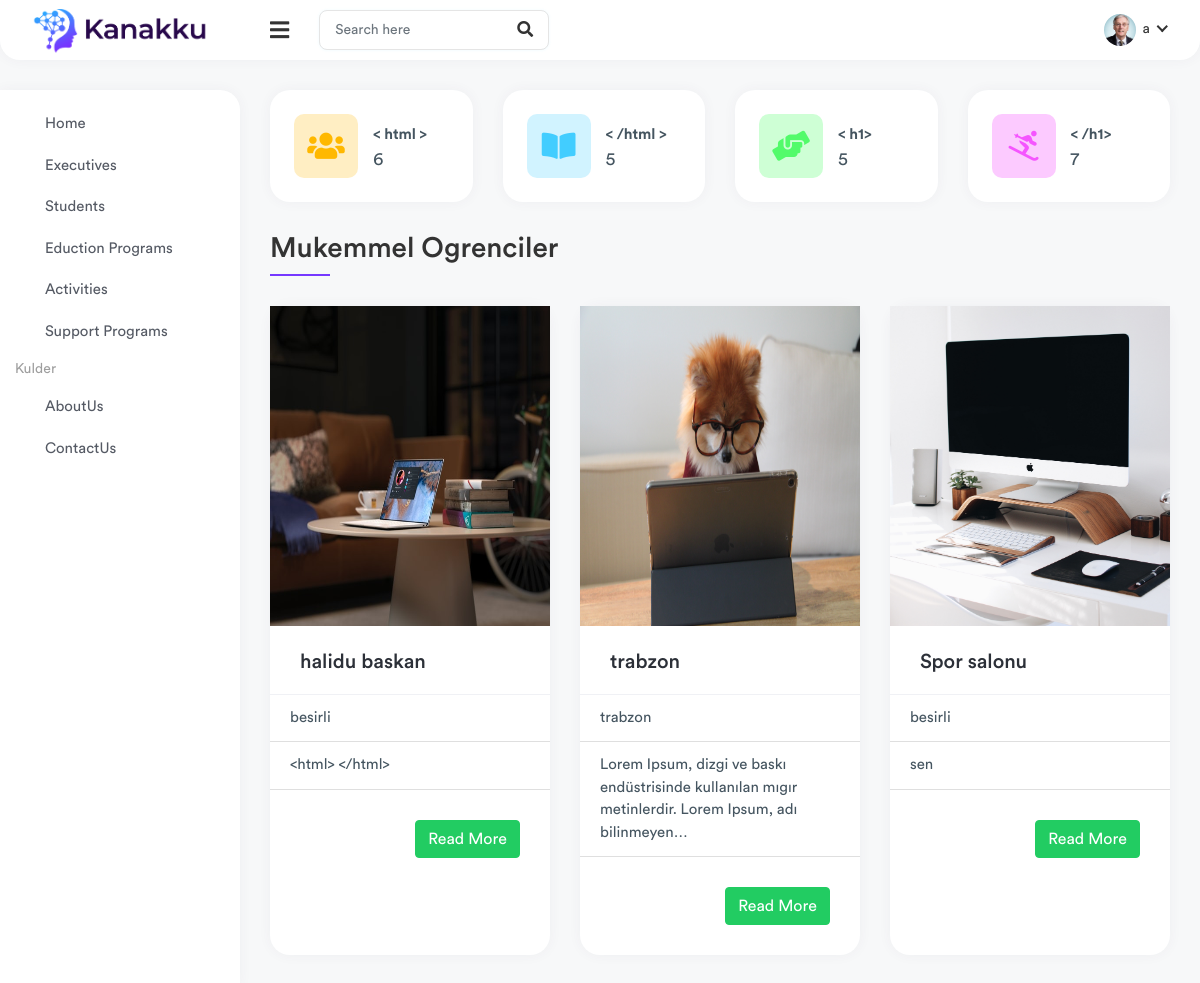
The app's page / (signed in) with its own data.
### Kulder/models.py (models this page shows, shortened)
class Activity(models.Model):
    title                        = models.CharField(max_length=250)
    slug                         = models.SlugField(allow_unicode=True, unique=True)
    description                  = models.TextField(null=True, blank=True)
    image                        = models.ImageField(upload_to='activities', blank=True, null=True)
    date_of_activity             = models.DateTimeField(auto_now=False)
    location                     = models.CharField(max_length=200)
    participants                 = models.ManyToManyField(Student, blank=True)

### Kulder/views.py (the view)
# urls.py: path('', home, name='home'),
def home(request):
    students = Student.objects.all()
    lessons = Lesson.objects.all()
    supports = Support_for_Students.objects.all()
    activities = Activity.objects.all()
    close_html = arafat.count('</html>')
    open_html = arafat.count('<html>')
    close_h1 = arafat.count('</h1>')
    open_h1 = arafat.count('<h1>')
    selected_students = []
    selected_activities = []
    while len(selected_students) < 3:
        student = random.choice(students)
        if student not in selected_students:
            selected_students.append(student)
    while len(selected_activities) < 3:
        activity = random.choice(activities)
        if activity not in selected_activities:
            selected_activities.append(activity)
    context = {
        'students': students,
        'selected_students': selected_students,
        'selected_activities': selected_activities,
        'lessons': lessons,
        'suppprts': supports,
        'activities': activities,
        'close_html': close_html,
        'open_html': open_html,
        'close_h1': close_h1,
        'open_h1': open_h1,
    }
    return render(request, 'home.html', context)

### Kulder/templates/home.html (shortened to what this page needs)
{% load static %}
<!DOCTYPE html>
<html lang="en">
<head>
		<link rel="stylesheet" href="{% static 'assets/css/bootstrap.min.css' %}">
		<link rel="stylesheet" href="{% static 'assets/plugins/fontawesome/css/fontawesome.min.css' %}">
		<link rel="stylesheet" href="{% static 'assets/plugins/fontawesome/css/all.min.css' %}">
		<link rel="stylesheet" href="{% static 'assets/css/style.css' %}">
	</head>
	<body>
		<div class="main-wrapper">
			<div class="header">
				<div class="header-left">
					<a href="home.html" class="logo">
						<img src="{% static 'assets/img/logo.png' %}">
					</a>
				</div>
				<a href="javascript:void(0);" id="toggle_btn">
					<i class="fas fa-bars"></i>
				</a>
				<div class="top-nav-search">
					<form>
						<input type="text" class="form-control" placeholder="Search here">
						<button class="btn" type="submit"><i class="fas fa-search"></i></button>
					</form>
				</div>
				<ul class="nav user-menu">
					<li class="nav-item dropdown has-arrow main-drop">
						<a href="#" class="dropdown-toggle nav-link" data-toggle="dropdown">
							<span class="user-img">
								<img src="{% static 'assets/img/profiles/avatar-01.jpg' %}">
							</span>
							<span>{{ request.user.username }}</span>
						</a>
					</li>
				</ul>
			</div>
			<div class="sidebar" id="sidebar">
				<div class="sidebar-inner slimscroll">
					<div id="sidebar-menu" class="sidebar-menu">
						<ul>
							<li>
								<a href="{% url 'home' %}"> <span>Home</span></a>
							</li>
							<li>
								<a href="{% url 'executives' %}"> <span>Executives</span></a>
							</li>
							<li>
								<a href="{% url 'students' %}"> <span>Students</span></a>
							</li>
							<li>
								<a href="{% url 'lessons' %}"> <span>Eduction Programs</span></a>
							</li>
                            <li>
								<a href="{% url 'activities' %}"> <span>Activities</span></a>
							</li>
							<li>
								<a href="{% url 'support-programs' %}"> <span>Support Programs</span></a>
							</li>
							<li class="menu-title">
								<span>Kulder</span>
							</li>
							<li>
								<a href="{% url 'aboutus' %}"> <span>AboutUs</span></a>
							</li>
                            <li>
								<a href="{% url 'contactus' %}"> <span>ContactUs</span></a>
							</li>
						</ul>
					</div>
				</div>
			</div>
			<div class="page-wrapper">
				<div class="content container-fluid">
					<div class="row">
						<div class="col-xl-3 col-sm-6 col-12">
							<div class="card">
								<div class="card-body">
									<div class="dash-widget-header">
										<span class="dash-widget-icon bg-1">
											<i class="fas fa-users"></i>
										</span>
										<div class="dash-count">
											<div class="dash-title">< html ></div>
											<div class="dash-counts">
												<p>{{ open_html }}</p>
											</div>
										</div>
									</div>
								</div>
							</div>
						</div>
						<div class="col-xl-3 col-sm-6 col-12">
							<div class="card">
								<div class="card-body">
									<div class="dash-widget-header">
										<span class="dash-widget-icon bg-2">
											<i class="fas fa-book-open"></i>
										</span>
										<div class="dash-count">
											<div class="dash-title">< /html ></div>
											<div class="dash-counts">
												<p>{{  close_html }}</p>
											</div>
										</div>
									</div>
								</div>
							</div>
						</div>
						<div class="col-xl-3 col-sm-6 col-12">
							<div class="card">
								<div class="card-body">
									<div class="dash-widget-header">
										<span class="dash-widget-icon bg-3">
											<i class="fas fa-hands-helping"></i>
										</span>
										<div class="dash-count">
											<div class="dash-title">< h1></div>
											<div class="dash-counts">
												<p>{{ open_h1 }}</p>
											</div>
										</div>
									</div>
								</div>
							</div>
						</div>
						<div class="col-xl-3 col-sm-6 col-12">
							<div class="card">
								<div class="card-body">
									<div class="dash-widget-header">
										<span class="dash-widget-icon bg-4">
											<i class="fas fa-skiing"></i>
										</span>
										<div class="dash-count">
											<div class="dash-title">< /h1></div>
											<div class="dash-counts">
												<p>{{ close_h1 }}</p>
											</div>
										</div>
									</div>
								</div>
							</div>
						</div>
					</div>
                    <div class="comp-sec-wrapper">
                <section class="comp-section comp-cards">
                    <div class="section-header">
                        <h3 class="section-title">Mukemmel Ogrenciler</h3>
                        <div class="line"></div>
                    </div>
                    <div class="row">
                    {% for activity in selected_activities %}
                            <div class="col-12 col-md-6 col-lg-4 d-flex">
                                <div class="card flex-fill bg-white">
                                    <a href="#"><img alt="Card Image"
                                         style="max-width: 100%; min-width: 100%; max-height: 320px;min-height: 320px"
                                         src="{{ activity.image.url }}"></a>
                                    <div class="card-header">
                                        <h5 class="card-title mb-0">{{ activity.title }}</h5>
                                    </div>
                                    <ul class="list-group list-group-flush">
                                        <li class="list-group-item">{{ activity.location }}</li>
                                        <li class="list-group-item">{{ activity.description|truncatechars:100 }}</li>
                                        <a href="#"><button type="button" class="btn btn-success" style="float: right; margin: 30px">Read More</button></a>
                                        </ul>
                                </div>
                            </div>
                        {% endfor %}
                    </div>
                </section>
            </div>
				</div>
			</div>
		</div>
	</body>
</html>

### records on screen
Activity: image (picture), title "halidu baskan", location "besirli", description "<html> </html>"
Activity: image (picture), title "trabzon", location "trabzon", description "Lorem Ipsum, dizgi ve baskı endüstrisinde kullanılan mıgır metinlerdir. Lorem Ipsum, adı bilinmeyen…"
Activity: image (picture), title "Spor salonu", location "besirli", description "sen"

### other values on screen
{{ request.user.username }} "a"
{{ open_html }} "6"
{{ close_html }} "5"
{{ open_h1 }} "5"
{{ close_h1 }} "7"
